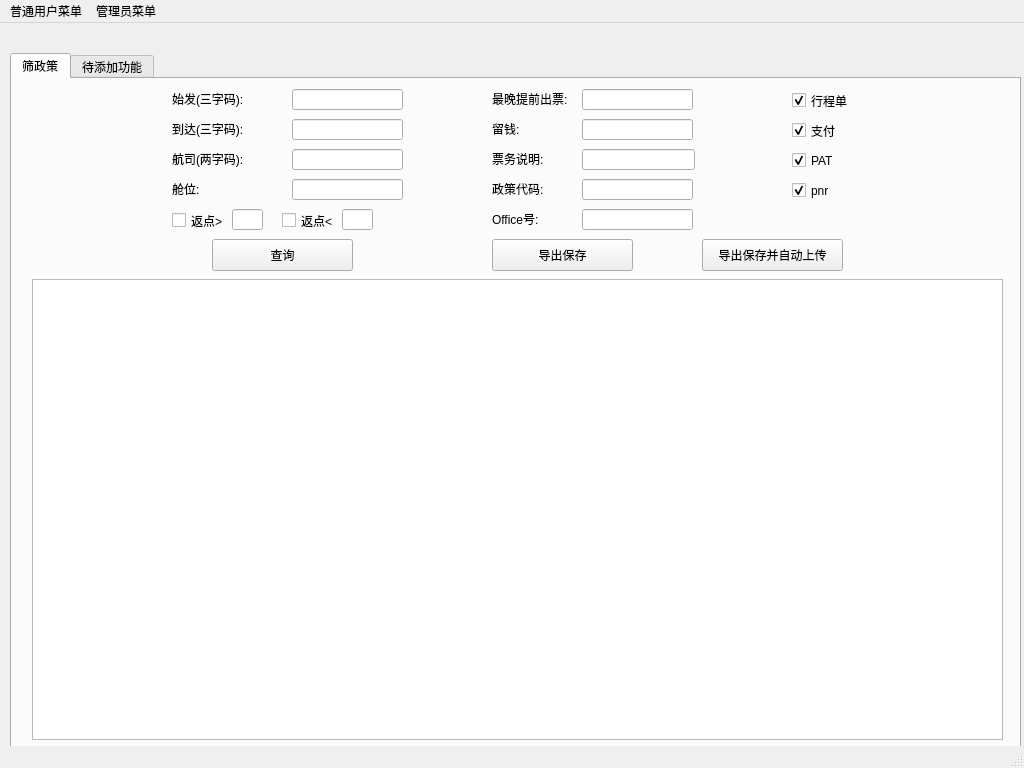
<?xml version="1.0" encoding="UTF-8"?>
<ui version="4.0">
 <class>MainWindow</class>
 <widget class="QMainWindow" name="MainWindow">
  <property name="geometry">
   <rect>
    <x>0</x>
    <y>0</y>
    <width>1024</width>
    <height>768</height>
   </rect>
  </property>
  <property name="windowTitle">
   <string>MainWindow</string>
  </property>
  <widget class="QWidget" name="centralwidget">
   <widget class="QTabWidget" name="tabs">
    <property name="geometry">
     <rect>
      <x>10</x>
      <y>30</y>
      <width>1011</width>
      <height>701</height>
     </rect>
    </property>
    <property name="currentIndex">
     <number>0</number>
    </property>
    <widget class="QWidget" name="policy">
     <attribute name="title">
      <string>筛政策</string>
     </attribute>
     <widget class="QTableView" name="allPolicyTableView">
      <property name="geometry">
       <rect>
        <x>20</x>
        <y>200</y>
        <width>971</width>
        <height>461</height>
       </rect>
      </property>
     </widget>
     <widget class="QLineEdit" name="dep">
      <property name="geometry">
       <rect>
        <x>280</x>
        <y>10</y>
        <width>111</width>
        <height>21</height>
       </rect>
      </property>
     </widget>
     <widget class="QLineEdit" name="arr">
      <property name="geometry">
       <rect>
        <x>280</x>
        <y>40</y>
        <width>111</width>
        <height>21</height>
       </rect>
      </property>
     </widget>
     <widget class="QLineEdit" name="supplierCode">
      <property name="geometry">
       <rect>
        <x>570</x>
        <y>130</y>
        <width>111</width>
        <height>21</height>
       </rect>
      </property>
     </widget>
     <widget class="QLineEdit" name="LTT">
      <property name="geometry">
       <rect>
        <x>570</x>
        <y>10</y>
        <width>111</width>
        <height>21</height>
       </rect>
      </property>
     </widget>
     <widget class="QLineEdit" name="policyNo">
      <property name="geometry">
       <rect>
        <x>570</x>
        <y>100</y>
        <width>111</width>
        <height>21</height>
       </rect>
      </property>
     </widget>
     <widget class="QLabel" name="label_dep">
      <property name="geometry">
       <rect>
        <x>160</x>
        <y>10</y>
        <width>91</width>
        <height>19</height>
       </rect>
      </property>
      <property name="text">
       <string>始发(三字码):</string>
      </property>
     </widget>
     <widget class="QLabel" name="label_arr">
      <property name="geometry">
       <rect>
        <x>160</x>
        <y>40</y>
        <width>81</width>
        <height>19</height>
       </rect>
      </property>
      <property name="text">
       <string>到达(三字码):</string>
      </property>
     </widget>
     <widget class="QLabel" name="label_policyNo">
      <property name="geometry">
       <rect>
        <x>480</x>
        <y>100</y>
        <width>62</width>
        <height>19</height>
       </rect>
      </property>
      <property name="text">
       <string>政策代码:</string>
      </property>
     </widget>
     <widget class="QLabel" name="label_supplierCode">
      <property name="geometry">
       <rect>
        <x>480</x>
        <y>130</y>
        <width>62</width>
        <height>19</height>
       </rect>
      </property>
      <property name="text">
       <string>Office号:</string>
      </property>
     </widget>
     <widget class="QLabel" name="label_LTT">
      <property name="geometry">
       <rect>
        <x>480</x>
        <y>10</y>
        <width>91</width>
        <height>19</height>
       </rect>
      </property>
      <property name="text">
       <string>最晚提前出票:</string>
      </property>
     </widget>
     <widget class="QLabel" name="label_memo">
      <property name="geometry">
       <rect>
        <x>480</x>
        <y>70</y>
        <width>62</width>
        <height>19</height>
       </rect>
      </property>
      <property name="text">
       <string>票务说明:</string>
      </property>
     </widget>
     <widget class="QLineEdit" name="memo">
      <property name="geometry">
       <rect>
        <x>570</x>
        <y>70</y>
        <width>113</width>
        <height>21</height>
       </rect>
      </property>
     </widget>
     <widget class="QCheckBox" name="patCheck">
      <property name="geometry">
       <rect>
        <x>780</x>
        <y>70</y>
        <width>86</width>
        <height>23</height>
       </rect>
      </property>
      <property name="text">
       <string>PAT</string>
      </property>
      <property name="checked">
       <bool>true</bool>
      </property>
     </widget>
     <widget class="QCheckBox" name="pnrCheck">
      <property name="geometry">
       <rect>
        <x>780</x>
        <y>100</y>
        <width>86</width>
        <height>23</height>
       </rect>
      </property>
      <property name="text">
       <string>pnr</string>
      </property>
      <property name="checked">
       <bool>true</bool>
      </property>
     </widget>
     <widget class="QCheckBox" name="itineraryCheck">
      <property name="geometry">
       <rect>
        <x>780</x>
        <y>10</y>
        <width>86</width>
        <height>23</height>
       </rect>
      </property>
      <property name="acceptDrops">
       <bool>true</bool>
      </property>
      <property name="text">
       <string>行程单</string>
      </property>
      <property name="checked">
       <bool>true</bool>
      </property>
     </widget>
     <widget class="QCheckBox" name="payCheck">
      <property name="geometry">
       <rect>
        <x>780</x>
        <y>40</y>
        <width>86</width>
        <height>23</height>
       </rect>
      </property>
      <property name="text">
       <string>支付</string>
      </property>
      <property name="checked">
       <bool>true</bool>
      </property>
     </widget>
     <widget class="QLineEdit" name="rateGt">
      <property name="geometry">
       <rect>
        <x>220</x>
        <y>130</y>
        <width>31</width>
        <height>21</height>
       </rect>
      </property>
     </widget>
     <widget class="QCheckBox" name="rateGtCheck">
      <property name="geometry">
       <rect>
        <x>160</x>
        <y>130</y>
        <width>61</width>
        <height>23</height>
       </rect>
      </property>
      <property name="text">
       <string>返点&gt;</string>
      </property>
     </widget>
     <widget class="QCheckBox" name="rateLtCheck">
      <property name="geometry">
       <rect>
        <x>270</x>
        <y>130</y>
        <width>61</width>
        <height>23</height>
       </rect>
      </property>
      <property name="text">
       <string>返点&lt;</string>
      </property>
     </widget>
     <widget class="QLineEdit" name="rateLt">
      <property name="geometry">
       <rect>
        <x>330</x>
        <y>130</y>
        <width>31</width>
        <height>21</height>
       </rect>
      </property>
     </widget>
     <widget class="QLabel" name="label_moneyKeep">
      <property name="geometry">
       <rect>
        <x>480</x>
        <y>40</y>
        <width>41</width>
        <height>19</height>
       </rect>
      </property>
      <property name="text">
       <string>留钱:</string>
      </property>
     </widget>
     <widget class="QLineEdit" name="moneyKeep">
      <property name="geometry">
       <rect>
        <x>570</x>
        <y>40</y>
        <width>111</width>
        <height>21</height>
       </rect>
      </property>
     </widget>
     <widget class="QPushButton" name="queryButton">
      <property name="geometry">
       <rect>
        <x>200</x>
        <y>160</y>
        <width>141</width>
        <height>32</height>
       </rect>
      </property>
      <property name="text">
       <string>查询</string>
      </property>
     </widget>
     <widget class="QPushButton" name="dumpButton">
      <property name="geometry">
       <rect>
        <x>480</x>
        <y>160</y>
        <width>141</width>
        <height>32</height>
       </rect>
      </property>
      <property name="text">
       <string>导出保存</string>
      </property>
     </widget>
     <widget class="QPushButton" name="dumpUpload">
      <property name="geometry">
       <rect>
        <x>690</x>
        <y>160</y>
        <width>141</width>
        <height>32</height>
       </rect>
      </property>
      <property name="text">
       <string>导出保存并自动上传</string>
      </property>
     </widget>
     <widget class="QLabel" name="label_companyCode">
      <property name="geometry">
       <rect>
        <x>160</x>
        <y>70</y>
        <width>81</width>
        <height>20</height>
       </rect>
      </property>
      <property name="text">
       <string>航司(两字码):</string>
      </property>
     </widget>
     <widget class="QLineEdit" name="companyCode">
      <property name="geometry">
       <rect>
        <x>280</x>
        <y>70</y>
        <width>111</width>
        <height>21</height>
       </rect>
      </property>
      <property name="text">
       <string/>
      </property>
     </widget>
     <widget class="QLabel" name="label_space">
      <property name="geometry">
       <rect>
        <x>160</x>
        <y>100</y>
        <width>62</width>
        <height>19</height>
       </rect>
      </property>
      <property name="text">
       <string>舱位:</string>
      </property>
     </widget>
     <widget class="QLineEdit" name="space">
      <property name="geometry">
       <rect>
        <x>280</x>
        <y>100</y>
        <width>111</width>
        <height>21</height>
       </rect>
      </property>
     </widget>
    </widget>
    <widget class="QWidget" name="tab_unknown">
     <attribute name="title">
      <string>待添加功能</string>
     </attribute>
    </widget>
   </widget>
   <widget class="QLabel" name="label_welcome">
    <property name="geometry">
     <rect>
      <x>860</x>
      <y>10</y>
      <width>161</width>
      <height>21</height>
     </rect>
    </property>
    <property name="font">
     <font>
      <family>宋体</family>
     </font>
    </property>
    <property name="text">
     <string/>
    </property>
   </widget>
  </widget>
  <widget class="QMenuBar" name="menubar">
   <property name="geometry">
    <rect>
     <x>0</x>
     <y>0</y>
     <width>1024</width>
     <height>21</height>
    </rect>
   </property>
   <widget class="QMenu" name="menu_common">
    <property name="title">
     <string>普通用户菜单</string>
    </property>
    <addaction name="action_alterPwd"/>
    <addaction name="action_logOut"/>
    <addaction name="action_exit"/>
   </widget>
   <widget class="QMenu" name="menu_admin">
    <property name="title">
     <string>管理员菜单</string>
    </property>
    <addaction name="action_accountProc"/>
   </widget>
   <addaction name="menu_common"/>
   <addaction name="menu_admin"/>
  </widget>
  <widget class="QStatusBar" name="statusbar"/>
  <action name="action_alterPwd">
   <property name="text">
    <string>修改密码(&amp;M)</string>
   </property>
   <property name="shortcut">
    <string>Alt+M</string>
   </property>
  </action>
  <action name="action_logOut">
   <property name="text">
    <string>注销(&amp;L)</string>
   </property>
   <property name="shortcut">
    <string>Alt+L</string>
   </property>
  </action>
  <action name="action_exit">
   <property name="text">
    <string>退出(&amp;X)</string>
   </property>
   <property name="shortcut">
    <string>Alt+X</string>
   </property>
  </action>
  <action name="action_accountProc">
   <property name="text">
    <string>账户处理(&amp;A)</string>
   </property>
   <property name="shortcut">
    <string>Alt+A</string>
   </property>
  </action>
 </widget>
 <resources/>
 <connections/>
</ui>
